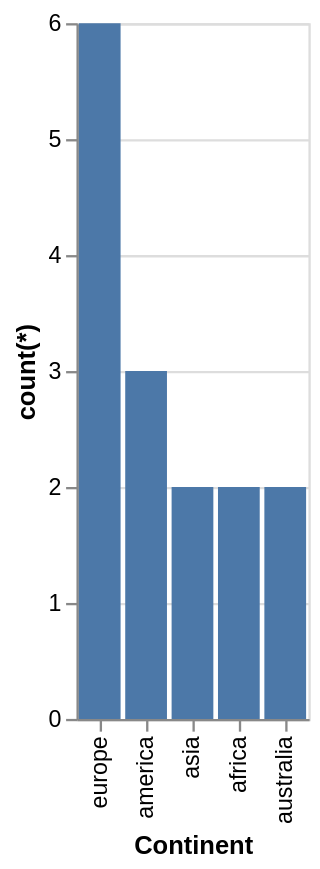

Vega-Lite specification for this chart:
### Vega-Lite specification from a JSON file in a GitHub repository (floating-point values rounded to 4 significant figures)
{"data": {"values": [{"x_data": "america", "y_data": 3}, {"x_data": "europe", "y_data": 6}, {"x_data": "asia", "y_data": 2}, {"x_data": "africa", "y_data": 2}, {"x_data": "australia", "y_data": 2}]}, "mark": "bar", "encoding": {"x": {"field": "x_data", "type": "nominal", "title": "Continent", "sort": {"op": "sum", "field": "y_data", "order": "descending"}}, "y": {"field": "y_data", "type": "quantitative", "title": "count(*)"}}}
